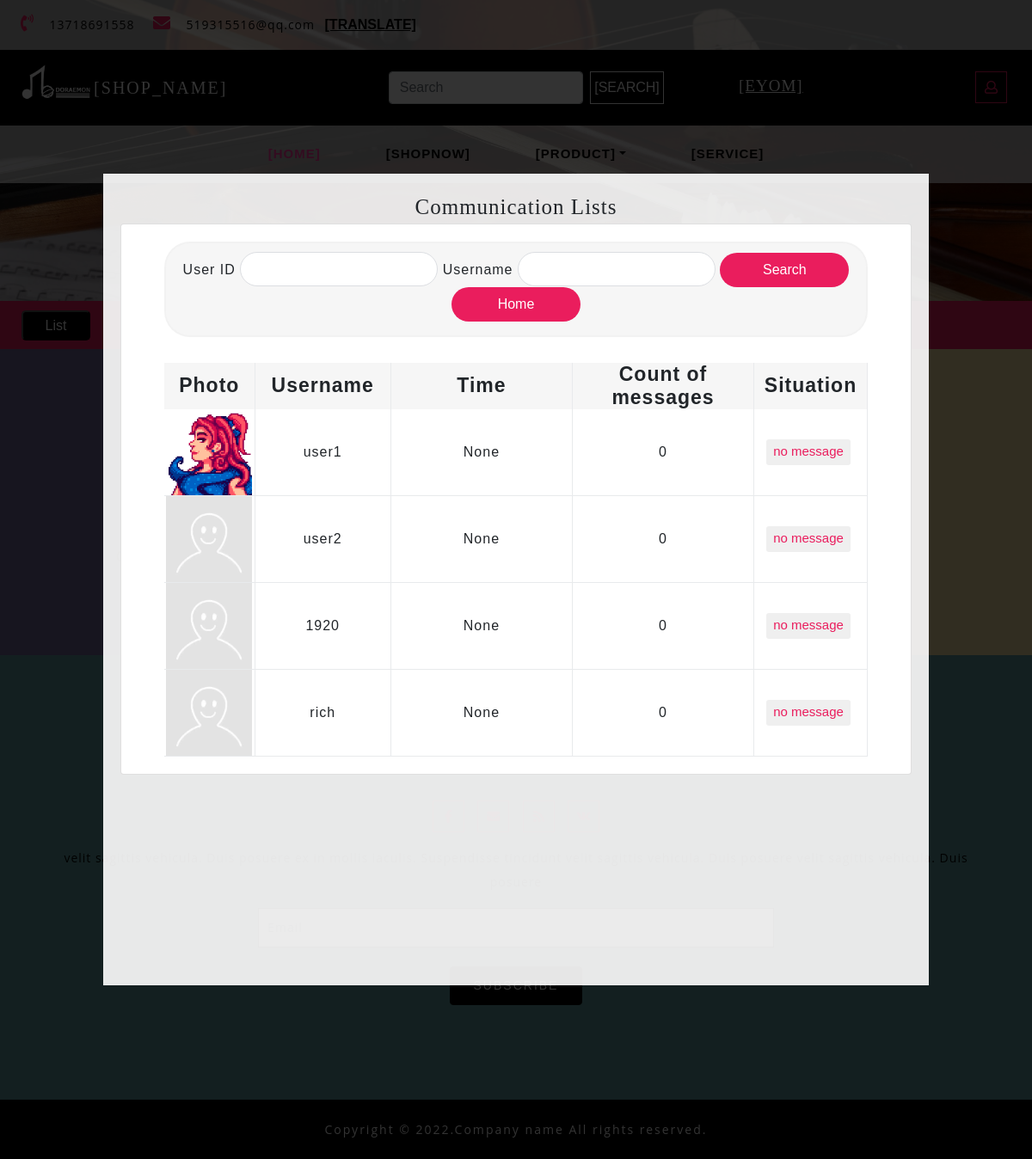
Before: /adjust with the older database file.
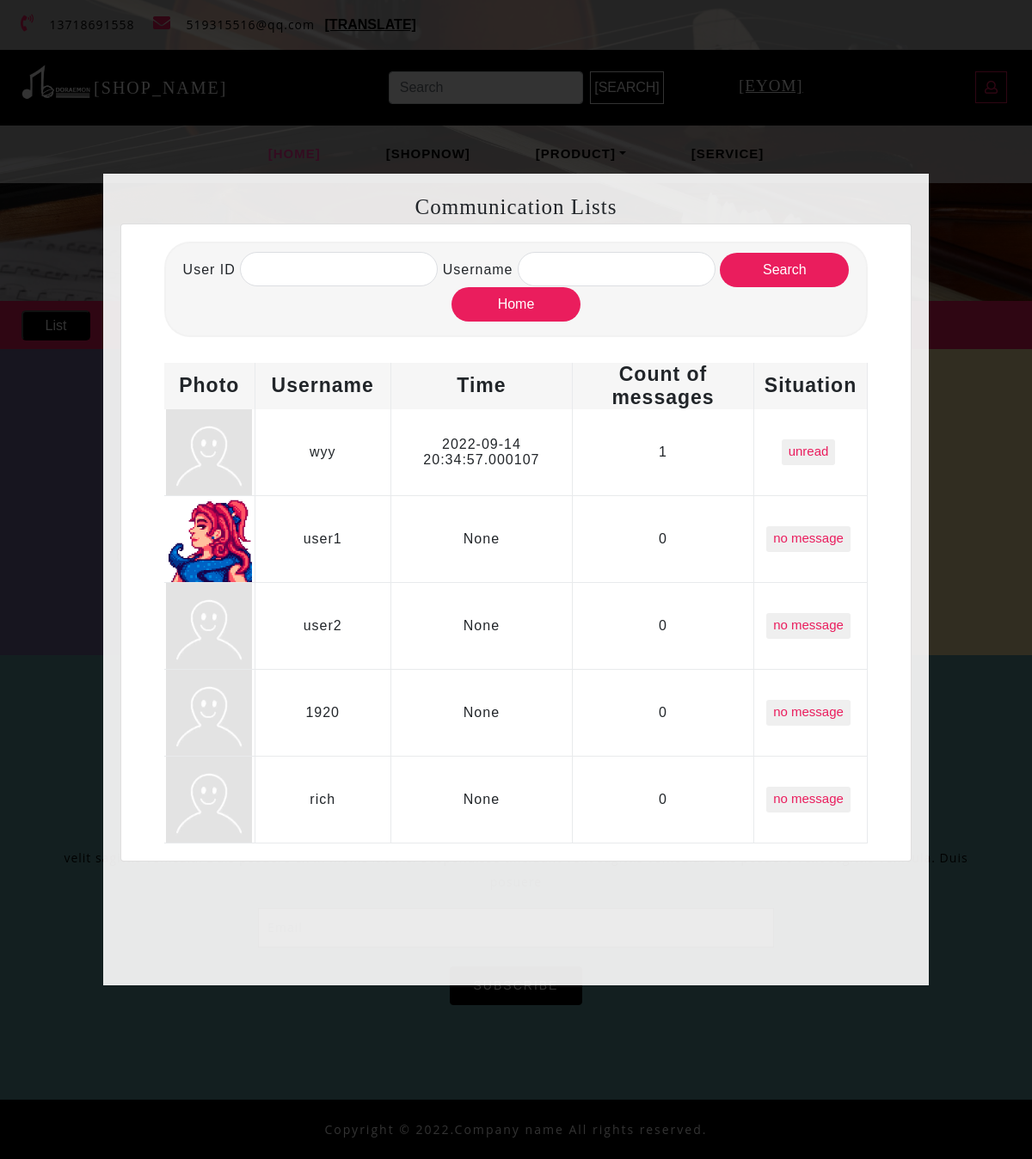
After: the same page with the newer database file.
### app/models.py (models this page shows, shortened)
class User(db.Model):
    __tablename__ = "user"
    __table_args__ = {'extend_existing': True}
    id = db.Column(db.Integer, primary_key=True)
    user_name = db.Column(db.String(32), unique=True, nullable=False)
    password_hash = db.Column(db.String(64), nullable=False)
    email = db.Column(db.String(64), nullable=False)
    register_time = db.Column(db.DateTime, default=datetime.now)
    gender = db.Column(db.String(10), nullable=True)
    icon = db.Column(db.String(128), default='default.jpeg')
    introduction = db.Column(db.String(64), nullable=True)
    authority = db.Column(db.Integer, default=0, nullable=False)
    money = db.Column(db.Integer, default=0, nullable=False)
    new_time = db.Column(db.DateTime, nullable=True)
    count = db.Column(db.Integer, default=0)
    situation = db.Column(db.Boolean, nullable=True)
    messages = db.relationship('Mess', back_populates='author', cascade='all')
    ban = db.Column(db.Boolean, default=False)

### app/routes.py (the view, shortened to what this page needs)
@app.route('/adjust', methods=['GET', 'POST'])
def adjust():
    user = User.query.filter_by(authority=0).order_by((User.situation == 0).desc()).all()
    return render_template('adjust.html', user=user)

### app/templates/adjust.html (shortened to what this page needs)
{% extends "base.html" %}
{% block content %}
    <link href="../static/css/bootstrap.min.css" rel="stylesheet" type="text/css" media="all">
    <link href="../static/css/fontawesome-all.min.css" rel="stylesheet" type="text/css" media="all">
    <link rel="stylesheet" href="../static/css/shop.css" type="text/css">
    <link rel="stylesheet" type="text/css" href="../static/css/jquery-ui1.css">
    <link href="../static/css/style.css" rel='stylesheet' type='text/css' media="all">
    <link rel="stylesheet" href="../static/css/style1.css" media="screen" type="text/css"/>
    <div class="using-border py-3">
        <div class="inner_breadcrumb  ml-4">
            <ul class="short_ls">
                <button class="list" onclick="ShowList()">List</button>
                <li>
                    <a href="/index">Home</a>
                    <span>/ /</span>
                </li>
                <li>Contact</li>
            </ul>
        </div>
    </div>
    <div id="light" class="white_content">
        <span style="font-size: 25px;font-family: fantasy;">Communication Lists</span>
            <div class = "card">
            <div class = "header">
              <form action="" method="post">
                <div class = "form-box">
                    User ID <input class = "search-field id" type="text" name="uid" id="uid">
                    Username <input class = "search-field name" type="text" name="uname" name="uname">
                    <button class = "search-btn" type="submit">Search</button>
                    <button class = "search-btn" type="button" onclick="location.href='/home'">Home</button>
                </div>
              </form>
            </div>
          <div class="ivu-table ivu-table-default ivu-table-border" >
              <div class="ivu-table-header">
                  <table cellspacing="0" cellpadding="0" border="0" style="width: 350px;">
                      <colgroup>
                          <col width="40">
                          <col width="60">
                          <col width="80">
                          <col width="80">
                          <col width="50">
                      </colgroup>
                      <thead>
                        <tr>
                            <th>
                                <div class="ivu-table-cell"><span class="">Photo</span></div>
                            </th>
                            <th >
                                <div class="ivu-table-cell"><span class="">Username</span></div>
                            </th>
                            <th >
                                <div class="ivu-table-cell"><span class="">Time</span></div>
                            </th>
                            <th >
                                <div class="ivu-table-cell"><span class="">Count of messages</span></div>
                            </th>
                            <th>
                                <div class="ivu-table-cell ivu-table-hidden"><span class="">Situation</span></div>
                            </th>
                        </tr>
                      </thead>
                    </table>
                </div>
              <div class="ivu-table-body" style="">
                  <table cellspacing="0" cellpadding="0" border="0" style="width: 600px;">
                      <colgroup>
                          <col width="40">
                          <col width="60">
                          <col width="80">
                          <col width="80">
                          <col width="50">
                      </colgroup>
                      <tbody class="ivu-table-tbody">
                        {% for u in user %}
                        <tr draggable="false" class="ivu-table-row">
                            <td class="ivu-table-column">
                                <div class="ivu-table-cell">
                                    <div class="ivu-table-cell-tooltip ivu-tooltip">
                                        <div class="ivu-tooltip-rel">
                                                {% if u.icon != None %}
                                                    <img class="ivu-table-cell-tooltip-content" src="/static/uploaded_AVA/{{ u.icon }}" alt="" width=100 height=100>
                                                {% else %}
                                                    <img class="ivu-table-cell-tooltip-content" src='{{ avatars.default(size='l') }}' alt="" width=100 height=100>
                                                {% endif %}
                                        </div>
                                    </div>
                                </div>
                            </td>
                            <td class="ivu-table-column">
                                <div class="ivu-table-cell">
                                    <div class="ivu-table-cell-tooltip ivu-tooltip">
                                        <div class="ivu-tooltip-rel">
                                            <span class="ivu-table-cell-tooltip-content" onclick="location='contact_admin/{{ u.id }}'" style="cursor: pointer"> {{ u.user_name }}
                                            </span>
                                        </div>
                                    </div>
                                </div>
                            </td>
                            <td class="ivu-table-column">
                                <div class="ivu-table-cell">
                                    <div class="ivu-table-cell-tooltip ivu-tooltip">
                                        <div class="ivu-tooltip-rel">
                                            <span class="ivu-table-cell-tooltip-content"> {{ u.new_time }}
                                            </span>
                                        </div>
                                    </div>
                                </div>
                            </td>
                            <td class="ivu-table-column">
                                <div class="ivu-table-cell">
                                    <div class="ivu-table-cell-tooltip ivu-tooltip">
                                        <div class="ivu-tooltip-rel">
                                            <span class="ivu-table-cell-tooltip-content">{{ u.count }}
                                            </span>
                                        </div>
                                    </div>
                                </div>
                            </td>
                            <td class="ivu-table-column">
                                <div class="ivu-table-cell">
                                    <div style="display: flex; justify-content: center;">
                                        <button type="button" class="ivu-btn ivu-btn-info ivu-btn-small ivu-btn-ghost"
                                                style="margin-right: 5px; display: block;" onclick="location='contact_admin/{{ u.id }}'">
                                                {% if u.situation %}
                                                    <span>read</span>
                                                {% elif u.situation is none %}
                                                    <span>no message</span>
                                                {% else %}
                                                    <span>unread</span>
                                                {% endif %}
                                        </button>
                                    </div>
                                </div>
                            </td>
                        </tr>
                       {% endfor %}
                      </tbody>
                  </table>
              </div>
          </div>
      </div>
    </div>
    <section class="subscribe">
        <div class="container-fluid">
            <div class="row">
                <div class="col-lg-6 col-md-6 map-info-right px-0 text-center">
                    <div class="address-gried-2">
                        <b>Doraemon Instrument Store</b>
                        <p>
                        </p>
                    </div>
                </div>
                <div class="col-lg-6 col-md-6 address-w3l-right text-center">
                    <div class="address-gried ">
                        <p>25478 Road St.121<br>USA New Hill
                        </div>
                    <div class="address-gried mt-3">
                        <p> +(000)123 4565<br>+(010)123 4565</p>
                    </div>
                    <div class=" address-gried mt-3">
                        <p><a href="mailto:info@example.com">info@example1.com</a>
                            <br><a href="mailto:info@example.com">info@example2.com</a>
                        </p>
                    </div>
                </div>
            </div>
        </div>
    </section>
    <section class="sub-below-address py-lg-4 py-md-3 py-sm-3 py-3">
        <div class="container py-lg-5 py-md-5 py-sm-4 py-3">
            <h3 class="title clr text-center mb-lg-5 mb-md-4 mb-sm-4 mb-3">Get In Touch Us</h3>
            <div class="icons mt-4 text-center">
                <ul>
                    <li><a href="#"></a></li>
                    <li><a href="#"></a></li>
                    <li><a href="#"></a></li>
                    <li><a href="#"></a></li>
                </ul>
                <p class="my-3">velit sagittis vehicula. Duis posuere
                </p>
            </div>
            <div class="email-sub-agile">
                <form action="#" method="post">
                    <div class="form-group sub-info-mail">
                    </div>
                    <div class="text-center">
                        <button type="submit" class="btn subscrib-btnn">Subscribe</button>
                    </div>
                </form>
            </div>
        </div>
    </section>
    <footer class="py-lg-4 py-md-3 py-sm-3 py-3 text-center">
        <div class="copy-agile-right">
            <p>
            </p>
        </div>
    </footer>
    <link rel="stylesheet" href="../static/css/communicate_list.css" type="text/css">
{% endblock %}

### app/templates/base.html (shortened to what this page needs)
<head>
</head>
<body style="overflow-x:hidden">
<div class="header-outs" id="home">
    <div class="header-bar">
        <div class="info-top-grid">
            <div class="info-contact-agile">
                <ul>
                    <li>
                        <p>13718691558</p>
                    </li>
                    <li>
                        <p><a href="mailto:info@example.com">519315516@qq.com</a></p>
                    </li>
                    <li>
                        <button onclick="execI18n()" class="i18n translate_button" contrastName="TRANSLATE">
                        </button>
                    </li>
                </ul>
            </div>
        </div>
        <div class="container-fluid">
            <div class="hedder-up row">
                <div class="col-lg-3 col-md-3 logo-head" style="display: flex; justify-content: flex-start;width: 55%">
                    <h1><a class="navbar-brand i18n" href="/main_page" contrastName="SHOP_NAME">Instrument-Shop</a></h1>
                </div>
                <div class="col-lg-5 col-md-6 search-right" style="width: 45%">
                    <form class="form-inline my-lg-0" action="{{ url_for('search') }}" method="post" style="justify-content: flex-end; margin-right: 10px;">
                        <button class="btn i18n" contrastName="SEARCH">Search</button>
                    </form>
                </div>
                <div class="col-lg-4 col-md-3 right-side-cart">
                    <div class="cart-icons">
                        <ul style="display: flex; justify-content: right">
                            <li class="enjoy" style="width: 270px;line-height: 33px">
                                <u class="i18n" contrastName="EYOM">Enjoy your own music!</u>
                            </li>
                            <li>
                                {% if islogin %}
                                    <button type="button" onclick="location.href='/home'">
                                       <span class="far">
                                            {% if icon == "NULL" %}
                                                <img src='{{ avatars.default(size='l') }}' alt="" width=33 height=33>
                                            {% else %}
                                                <img src='{{ icon }}' alt="" width=33 height=33>
                                            {% endif %}
                                       </span>
                                    </button>
                                {% else %}
                                    <button type="button" onclick="location.href='/login'">
                                        </button>
                                {% endif %}
                            </li>
                        </ul>
                    </div>
                </div>
            </div>
        </div>
        <nav class="navbar navbar-expand-lg navbar-light">
            <div class="collapse navbar-collapse justify-content-center" id="navbarSupportedContent">
                <ul class="navbar-nav ">
                    {% if authority !=1 %}
                    <li class="nav-item active">
                        <a class="nav-link i18n" onclick="location.href='/main_page'" contrastName="HOME">Home <span class="sr-only">(current)</span></a>
                    </li>
                    {% endif %}
                    <li class="nav-item">
                        {% if authority !=1 %}
                        <a onclick="location.href='/shop'" class="nav-link i18n" contrastName="SHOPNOW">Shop Now</a>
                        {% endif %}
                    </li>
                    <li class="nav-item dropdown">
                        <a class="nav-link dropdown-toggle i18n" href="#" id="navbarDropdown1" role="button"
                           data-toggle="dropdown" aria-haspopup="true" aria-expanded="false" contrastName="PRODUCT">
                        </a>
                    </li>
                    <li class="nav-item dropdown">
                        {% if authority ==1 %}
                            <a class="nav-link i18n" href="/adjust" contrastName="CUSTOMER">
                                Customer
                            </a>
                        {% else %}
                            <a class="nav-link i18n" href="/contact" contrastName="SERVICE">
                            </a>
                        {% endif %}
                    </li>
                </ul>
            </div>
        </nav>
    </div>
</div>
{% block content %}{% endblock %}
</body>
</html>
<link rel="stylesheet" href="../static/css/shop.css">

Changed rows visible on the page:
added User: icon (placeholder picture), user_name "wyy", new_time "2022-09-14 20:34:57.000107", count "1", situation "unread"
